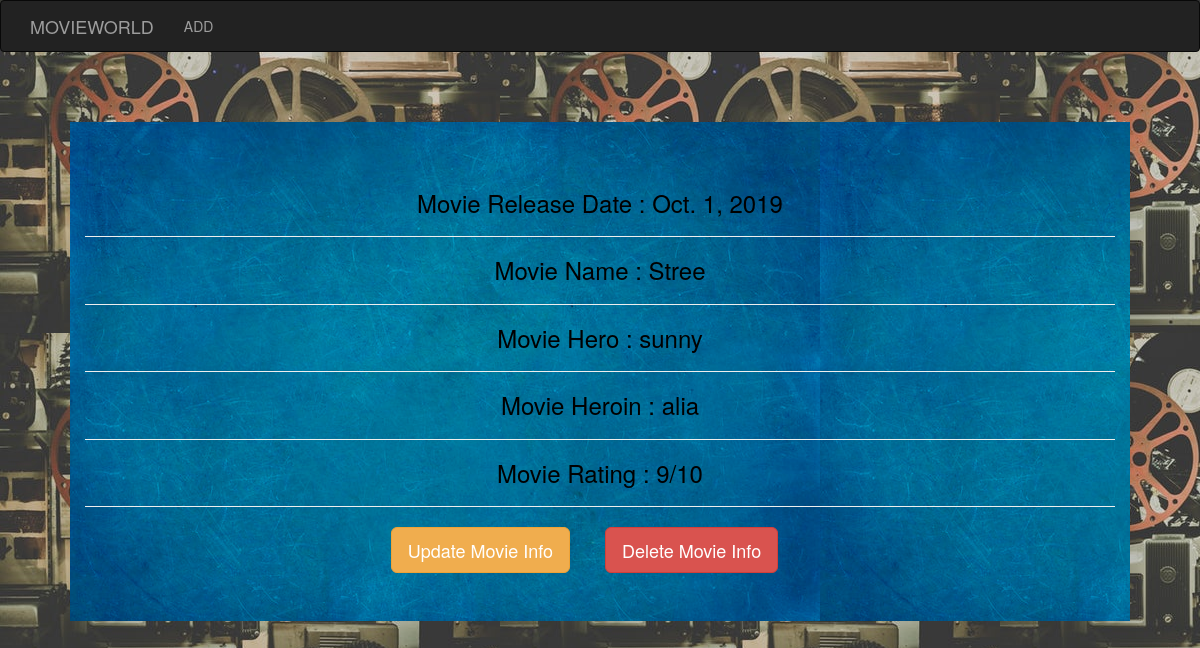
Page /6 on the committed database.
### testapp/models.py (models this page shows, shortened)
class Movie(models.Model):
    rdate = models.DateField()
    movien = models.CharField(max_length=255)
    hero = models.CharField(max_length=255)
    heroin = models.CharField(max_length=255)
    rating = models.IntegerField(default=1,
        validators=[MaxValueValidator(10), MinValueValidator(1)])

### testapp/views.py (the view)
# urls.py: path('<int:pk>', views.CompanyDetailView.as_view(),name='detail'),
class CompanyDetailView(DetailView):
    model = Movie

### template/testapp/movie_detail.html
<!DOCTYPE html>
{% extends 'testapp/base.html'%}
   {%block body_block%}
   <div class="jumbotron" align="center">
      <div class="container">
        <h3>Movie Release Date      : {{movie.rdate}} </h3><hr>
        <h3>Movie Name              : {{movie.movien}} </h3><hr>
        <h3>Movie Hero              : {{movie.hero}} </h3><hr>
        <h3>Movie Heroin            : {{movie.heroin}}</h3><hr>
        <h3>Movie Rating            : {{movie.rating}}/10 </h3><hr>
        <a href="/update/{{movie.id}}" class='btn btn-lg btn-warning '>Update Movie Info</a>&nbsp&nbsp&nbsp&nbsp&nbsp&nbsp&nbsp&nbsp
        <a href="/delete/{{movie.id}}" class='btn btn-lg btn-danger '>Delete Movie Info</a>&nbsp&nbsp&nbsp&nbsp&nbsp&nbsp&nbsp&nbsp
      </div>
   {% endblock%}

### static/css/info.css (style rules this page uses)
.jumbotron { color: Black; background-image: url("../image/b_b.jpg"); margin-top: 70px; margin-left: 70px; margin-right: 70px; }

### rows in the picture
Movie: rdate "Oct. 1, 2019", movien "Stree", hero "sunny", heroin "alia", rating "9"
